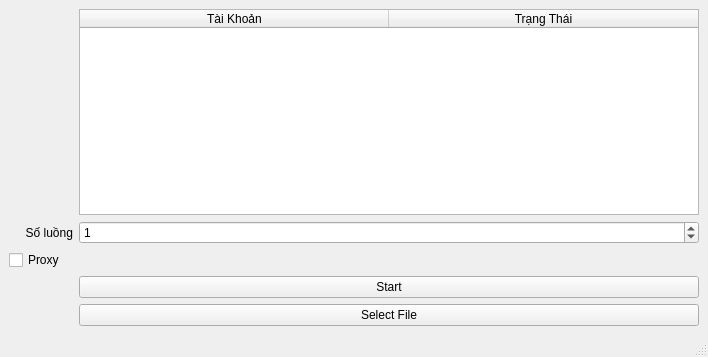
<?xml version="1.0" encoding="UTF-8"?>
<ui version="4.0">
 <class>MainWindow</class>
 <widget class="QMainWindow" name="MainWindow">
  <property name="geometry">
   <rect>
    <x>0</x>
    <y>0</y>
    <width>708</width>
    <height>357</height>
   </rect>
  </property>
  <property name="windowTitle">
   <string>MainWindow</string>
  </property>
  <widget class="QWidget" name="centralwidget">
   <layout class="QHBoxLayout" name="horizontalLayout">
    <item>
     <layout class="QGridLayout" name="gridLayout">
      <item row="1" column="0">
       <widget class="QLabel" name="label">
        <property name="text">
         <string>     Số luồng</string>
        </property>
       </widget>
      </item>
      <item row="1" column="1">
       <widget class="QSpinBox" name="spinBox_2">
        <property name="maximum">
         <number>20</number>
        </property>
        <property name="value">
         <number>1</number>
        </property>
       </widget>
      </item>
      <item row="3" column="1">
       <widget class="QPushButton" name="pushButton">
        <property name="text">
         <string>Start</string>
        </property>
       </widget>
      </item>
      <item row="4" column="1">
       <widget class="QPushButton" name="pushButton_3">
        <property name="text">
         <string>Select File</string>
        </property>
       </widget>
      </item>
      <item row="0" column="1">
       <widget class="QTableWidget" name="tableWidget">
        <property name="columnCount">
         <number>2</number>
        </property>
        <attribute name="horizontalHeaderDefaultSectionSize">
         <number>309</number>
        </attribute>
        <attribute name="verticalHeaderMinimumSectionSize">
         <number>21</number>
        </attribute>
        <column>
         <property name="text">
          <string>Tài Khoản</string>
         </property>
        </column>
        <column>
         <property name="text">
          <string>Trạng Thái</string>
         </property>
        </column>
       </widget>
      </item>
      <item row="2" column="0">
       <widget class="QCheckBox" name="checkBox">
        <property name="text">
         <string>Proxy</string>
        </property>
       </widget>
      </item>
     </layout>
    </item>
   </layout>
  </widget>
  <widget class="QStatusBar" name="statusbar"/>
 </widget>
 <resources/>
 <connections/>
</ui>
